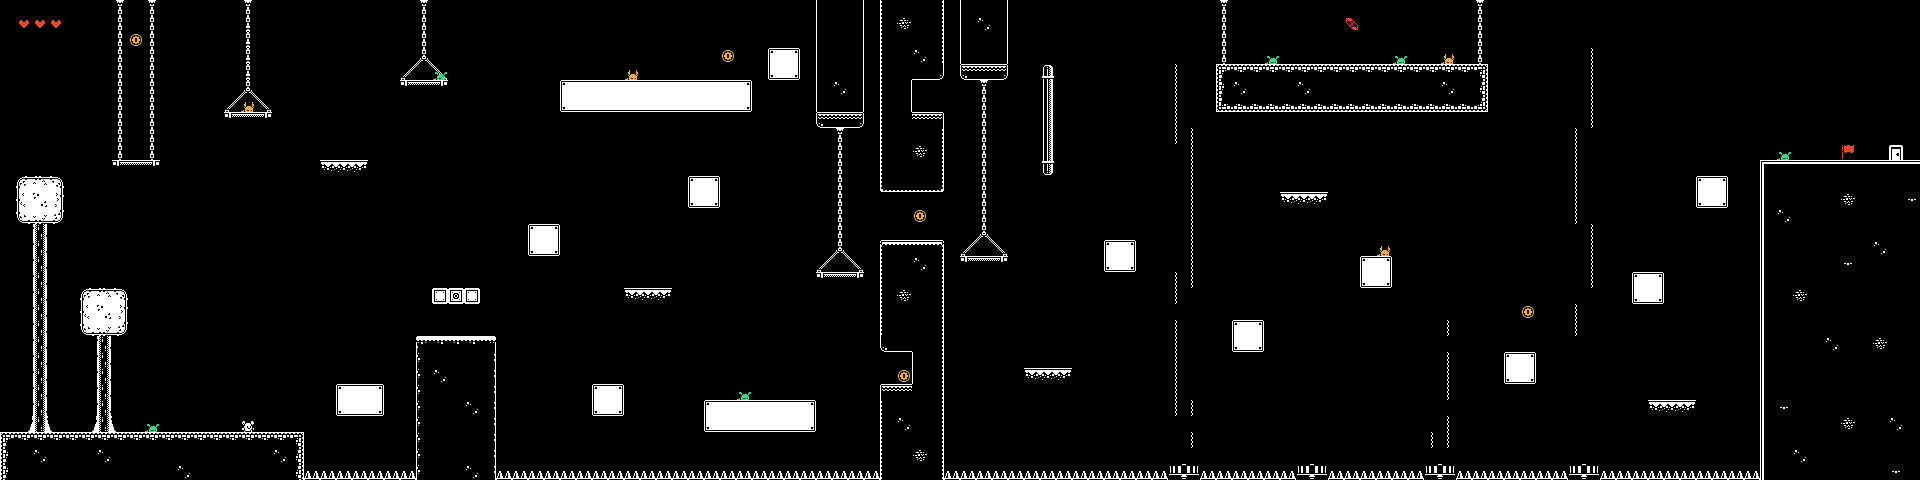

Tiled map render using the project's own tile images. Description and the map definition, with tile-layer contents summarised, below:
An orthogonal 120x30 tile map with 16x16 px tiles, 2 tile layers (BaseLayer, Objects), 3 tilesets.

<map version="1.10" tiledversion="1.10.2" orientation="orthogonal" renderorder="right-down" width="120" height="30" tilewidth="16" tileheight="16" infinite="0" nextlayerid="4" nextobjectid="1">
 <tileset firstgid="1" name="MonochromeTileset" tilewidth="16" tileheight="16" tilecount="400" columns="20">
  <image source="../monochrome_tilemap_packed.png" width="320" height="320" />
 </tileset>
 <tileset firstgid="401" name="TransparentTileset" tilewidth="16" tileheight="16" tilecount="400" columns="20">
  <image source="../monochrome_tilemap_transparent_packed.png" width="320" height="320" />
 </tileset>
 <tileset firstgid="801" name="ObjectsTileset" tilewidth="16" tileheight="16" tilecount="1078" columns="49">
  <image source="../colored-transparent_packed.png" width="784" height="352" />
 </tileset>
 <layer id="1" name="BaseLayer" width="120" height="30">
  <data>[3600 cells, 3600 non-empty, 84 distinct tile ids]</data>
 </layer>
 <layer id="3" name="Objects" width="120" height="30">
  <data>[3600 cells, 38 non-empty, 8 distinct tile ids]</data>
 </layer>
</map>
